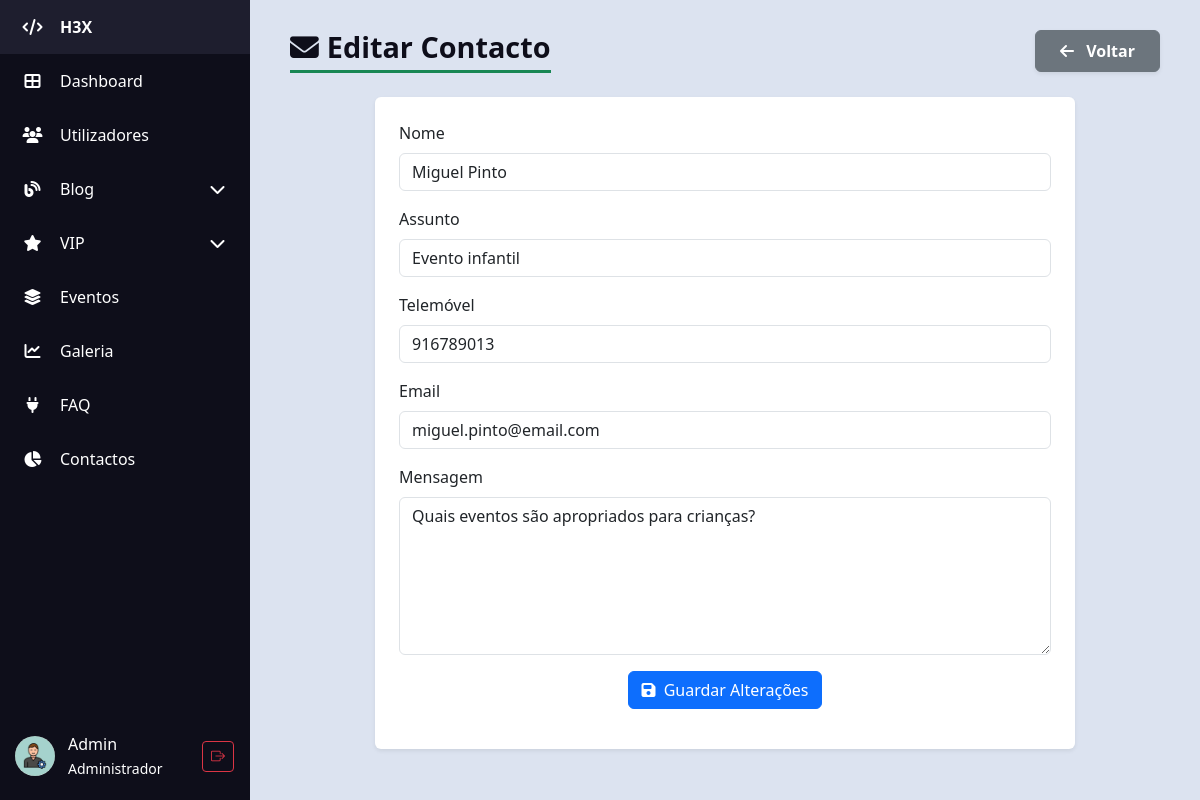
/H3X/admin/admin_contactos_edit.php?id=15 (signed in), run on the app's committed database.
### tables this page shows
CREATE TABLE IF NOT EXISTS `contactos` (
  `id` int unsigned NOT NULL AUTO_INCREMENT,
  `nome` varchar(100) DEFAULT NULL,
  `email` varchar(100) DEFAULT NULL,
  `telefone` varchar(9) DEFAULT NULL,
  `mensagem` text NOT NULL,
  `data_contactos` datetime NOT NULL DEFAULT CURRENT_TIMESTAMP,
  `assunto` varchar(150) DEFAULT NULL,
  PRIMARY KEY (`id`)
);

### H3X/admin/admin_contactos_edit.php (the view, shortened to what this page needs)
<?php
require_once "../db_config.php";
$id = $_GET["id"];
$sql = "SELECT * FROM contactos WHERE id = $id";
$result = $conn->query($sql);
$contacto = $result->fetch_assoc();
?>
<?php require 'partials/header.php'; ?>
<body>
    <div class="d-flex">
        <?php require 'partials/sidebar.php'; ?>
        <div class="content">
            <div class="d-flex justify-content-between align-items-center mb-4">
                <h1 class="table-title m-0"><i class="fas fa-envelope me-2"></i>Editar Contacto</h1>
                <a href="admin_contactos.php" class="btn btn-secondary shadow-sm px-4 py-2 fw-semibold">
                    <i class="fas fa-arrow-left me-2"></i> Voltar
                </a>
            </div>
            <div class="container mt-4">
                <div class="d-flex justify-content-center">
                    <form method="POST" class="bg-white p-4 rounded shadow-sm w-100" style="max-width:700px;">
                        <div class="mb-3">
                            <label for="nome" class="form-label">Nome</label>
                            <input type="text" class="form-control" name="nome" id="nome"
                                value="<?= htmlspecialchars($contacto["nome"]) ?>" required>
                        </div>
                        <div class="mb-3">
                            <label for="assunto" class="form-label">Assunto</label>
                            <input type="text" class="form-control" name="assunto" id="assunto"
                                value="<?= htmlspecialchars($contacto["assunto"]) ?>" required>
                        </div>
                        <div class="mb-3">
                            <label for="telefone" class="form-label">Telemóvel</label>
                            <input type="text" class="form-control" name="telefone" id="telefone"
                                value="<?= htmlspecialchars($contacto["telefone"]) ?>" required>
                        </div>
                        <div class="mb-3">
                            <label for="email" class="form-label">Email</label>
                            <input type="email" class="form-control" name="email" id="email"
                                value="<?= htmlspecialchars($contacto["email"]) ?>" required>
                        </div>
                        <div class="mb-3">
                            <label for="mensagem" class="form-label">Mensagem</label>
                            <textarea class="form-control" name="mensagem" id="mensagem" rows="6" required><?= htmlspecialchars($contacto["mensagem"]) ?></textarea>
                        </div>
                        <div class="mb-3 text-center">
                            <button type="submit" class="btn btn-primary">
                                <i class="fas fa-save me-1"></i> Guardar Alterações
                            </button>
                        </div>
                    </form>
                </div>
            </div>
            <?php require 'partials/footer.php'; ?>
</body>

### H3X/admin/css/style.css (style rules this page uses)
body { background-color: #dce3f0; margin: 0; font-family: "Segoe UI", sans-serif; }
.content { margin-left: 80px; padding: 30px 40px; flex: 1; transition: margin-left 0.3s ease; }
h1.table-title { color: #0e0e1a; margin-bottom: 20px; font-weight: 700; border-bottom: 3px solid #198754; display: inline-block; padding-bottom: 5px; font-size: 1.8rem; }

### data on the page
contactos: nome "Miguel Pinto", assunto "Evento infantil", telefone "916789013", email "miguel.pinto@email.com", mensagem "Quais eventos são apropriados para crianças?"

### other printed values
$nomeUtilizador "Admin"
$tipoLabel "Administrador"
